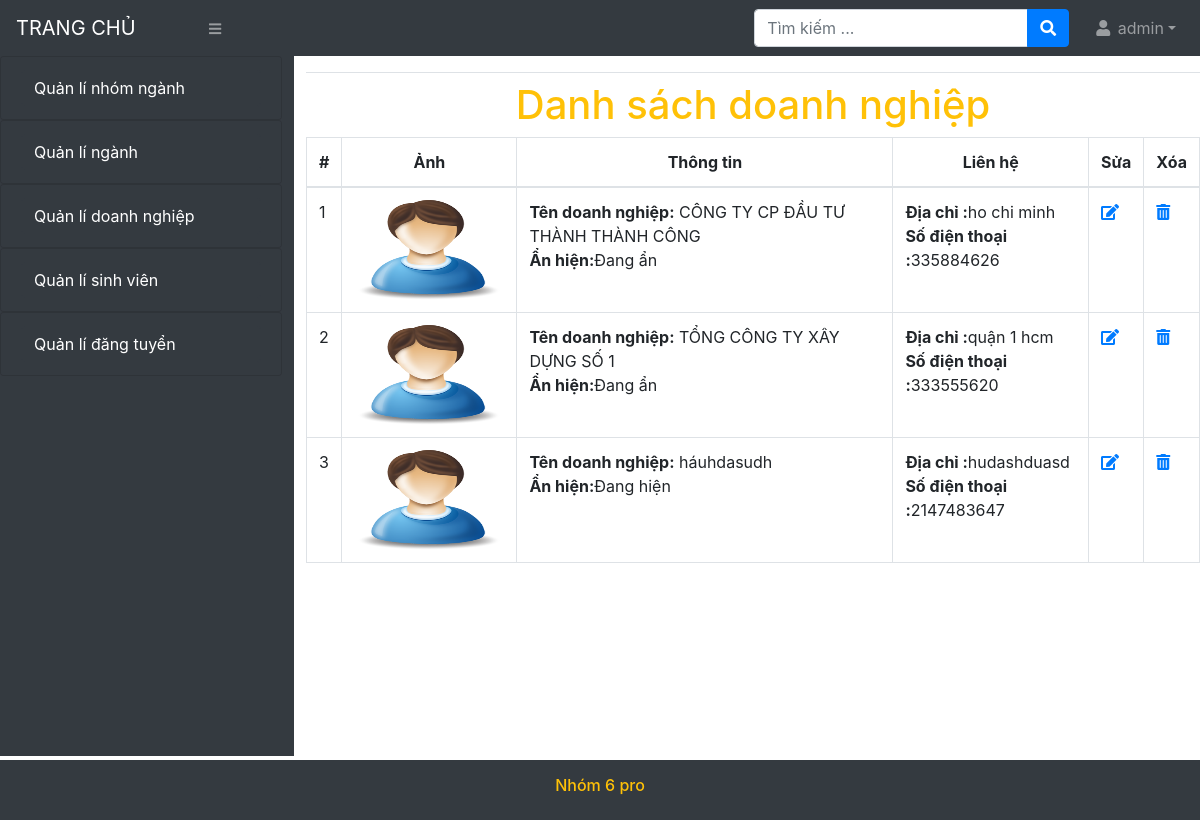
The app's page /admin/?ctrl=doanh_nghiep (signed in) with its own data.
### tables this page shows
CREATE TABLE `doanh_nghiep` (
  `id_dn` int(11) NOT NULL,
  `id_user` int(12) NOT NULL,
  `ten_dn` varchar(100) NOT NULL,
  `anh` varchar(200) DEFAULT NULL,
  `dia_chi` varchar(100) NOT NULL,
  `sdt` int(11) NOT NULL,
  `an_hien` tinyint(1) DEFAULT 1,
  `stt` int(3) NOT NULL
);

### system/database.php (called while the page is built, shortened)
<?php
    function getConnection()  {
        try {
            $conn = new PDO("mysql:host=".HOST_DB.";dbname=".NAME_DB, USER_DB, PASS_DB);
            $conn->setAttribute(PDO::ATTR_ERRMODE, PDO::ERRMODE_EXCEPTION);
            return $conn;
            } catch(PDOException $e) {
            echo "Connection failed: " . $e->getMessage();
            }
        }
    function query($sql)   {
        $conn = getConnection();
        $result = $conn->query($sql);
        return $result;
        }
?>

### admin/views/dn-index.php (the view, shortened to what this page needs)
<!DOCTYPE html>
<html lang="en">
<head>
</head>
<body>
    <th colspan="7">
        <div class="row justify-content-center align-items-center text-warning">
            <h1>Danh sách doanh nghiệp</h1>
        </div>
    </th>
    <table class="table table-bordered table-hover ">
        <thead>
            <tr class="text-center">
                <th scope="col">#</th>
                <th scope="col">Ảnh</th>
                <th scope="col">Thông tin</th>
                <th scope="col">Liên hệ</th>
                <th scope="col">Sửa</th>
                <th scope="col">Xóa</th>
            </tr>
        </thead>
        <tbody>
            <?php $i=1;
            foreach ($ds as $row) { ?>
                <tr>
                    <td><?=$i++?></td>
                    <td>
                        <img src="images/<?= $row['anh'] ?>" width="150" height="100" onerror="this.src='<?= ADMIN_URL ?>/images/avt.jpg';">
                    </td>
                    <td>
                        <b>Tên doanh nghiệp:</b> <?= $row['ten_dn'] ?><br>
                        <b>Ẩn hiện:</b><?php if($row['an_hien'] == 0) echo "Đang hiện" ;
                                         elseif($row['an_hien'] == 1) echo "Đang ẩn";
                                         ?>
                    </td>
                    <td>
                        <b>Địa chỉ :</b><?= $row['dia_chi'] ?><br>
                        <b>Số điện thoại :</b><?= $row['sdt'] ?>
                    </td>
                    <td><a href="?ctrl=doanh_nghiep&act=edit&id_dn=<?= $row['id_dn'] ?>"><i class="fa fa-edit"></i></a>
                    </td>
                    <td><a href="?ctrl=doanh_nghiep&act=delete&id_user=<?= $row['id_user'] ?>" onclick="return confirm('Bạn chắc chắn muốn xóa?');"><i class="fas fa-trash-alt"></i></a>
                    </td>
                </tr>
            <?php } ?>
        </tbody>
    </table>
</body>
</html>

### records on screen
doanh_nghiep: ten_dn "CÔNG TY CP ĐẦU TƯ THÀNH THÀNH CÔNG", an_hien "Đang ẩn", dia_chi "ho chi minh", sdt "335884626"
doanh_nghiep: ten_dn "TỔNG CÔNG TY XÂY DỰNG SỐ 1", an_hien "Đang ẩn", dia_chi "quận 1 hcm", sdt "333555620"
doanh_nghiep: ten_dn "háuhdasudh", an_hien "Đang hiện", dia_chi "hudashduasd", sdt "2147483647"

### other values on screen
$_SESSION['admin'] "admin"
